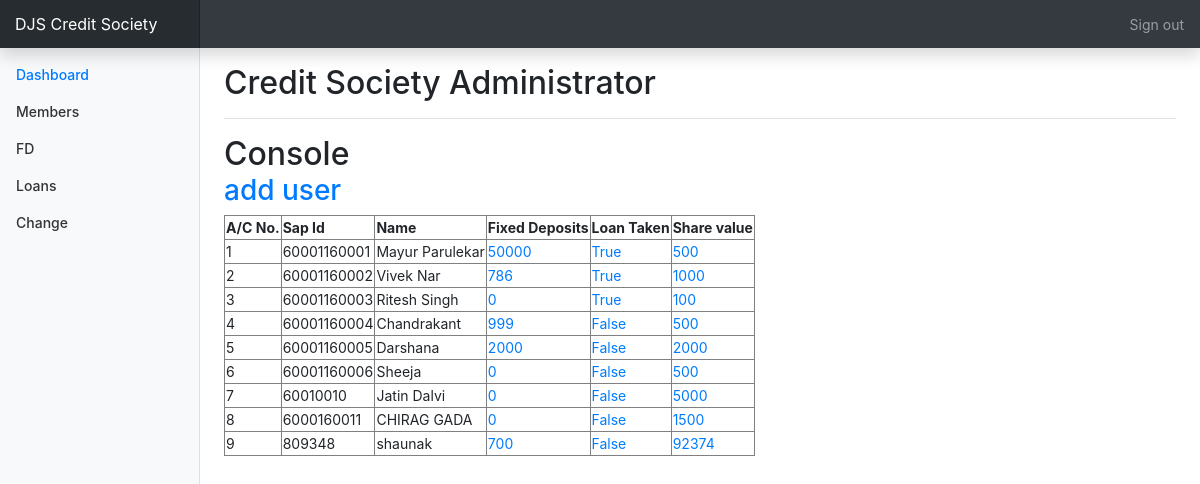
Screenshot of /csadmin/ (signed in) with the database file from the repository.
### status/models.py (models this page shows, shortened)
class Account(models.Model):
    accountnumber=models.IntegerField(null=False,unique=True)
    username=models.ForeignKey(User,on_delete=models.SET_NULL,null=True,unique=True)
    name=models.CharField(max_length=50,null=False)
    sapid=models.IntegerField(null=False,unique=True)
    dateofjoining=models.DateField(null=False)
    sharevalue=models.IntegerField(default=0,null=False)
    shareamount=models.IntegerField(default=0,null=False)
    sharebalance=models.IntegerField(default=0)
    cdamount=models.IntegerField(default=0)
    cdbalance=models.IntegerField(default=0)
    totalamount=models.IntegerField(default=0)
    sharesstartingnumber=models.IntegerField(null=True)
    sharesendingnumber=models.IntegerField(null=True)
    isloantaken=models.BooleanField(default=False)
    longloanamount=models.FloatField(blank=True,null=True)
    longloanprinciple=models.FloatField(blank=True,null=True)
    longloanperiod=models.IntegerField(blank=True,null=True)
    longloaninterestamount=models.FloatField(blank=True,null=True)
    longloanbalance=models.FloatField(blank=True,null=True,default=0)
    longloanemi=models.FloatField(blank=True,null=True)
    emerloanamount=models.FloatField(blank=True,null=True)
    emerloanprinciple=models.FloatField(blank=True,null=True)
    emerloanperiod=models.IntegerField(blank=True,null=True)
    emerloaninterestamount=models.FloatField(blank=True,null=True)
    emerloanbalance=models.FloatField(blank=True,null=True)
    emerloanemi=models.IntegerField(blank=True,null=True)
    fdcapital=models.IntegerField(default=0,null=True)
    fdmaturitydate=models.DateField(null=True)

### csadmin/views.py (the view)
# urls.py: path('', views.commander,name="commander"),
@login_required
def commander(request):
    Members=Account.objects.all()
    context={
        'dashb':"active",
        'Members':Members,
    }
    return render (request,'console.html',context=context)

### csadmin/templates/console.html (shortened to what this page needs)
{%extends 'base.html'%}
{%block content%}
<h2>Console <a href="{% url 'csadmin:user_create'%}"><h3> add user</h3></a></h2>
<div class="table-responsive">
  <table border="1">
    <thead>
      <tr>
        <th>A/C No.</th>
        <th>Sap Id</th>
        <th>Name</th>
        <th>Fixed Deposits</th>
        <th>Loan Taken</th>
        <th>Share value</th>
      </tr>
    </thead>
    <tbody>
      {%for i in Members%}
      <tr>
        <td>{{i.accountnumber}}</td>
        <td>{{i.sapid}}</td>
        <td>{{i.name}}</td>
        <td><a href="{% url 'csadmin:fd_update' pk=i.pk %}">{{i.fdcapital}}</a></td>
        <td><a href="{% url 'csadmin:loan_update' pk=i.pk %}">{{i.isloantaken}}</a></td>
        <td><a href="{% url 'csadmin:shares _update' pk=i.pk %}">{{i.sharevalue}}</a></td>
      </tr>
      {%endfor%}
    </tbody>
  </table>
</div>
</div>
{%endblock%}

### status/static/status/css/dashboard.css (style rules this page uses)
body { font-size: .875rem; }

### rows the page displays
Account: accountnumber "1", sapid "60001160001", name "Mayur Parulekar", fdcapital "50000", isloantaken "True", sharevalue "500"
Account: accountnumber "2", sapid "60001160002", name "Vivek Nar", fdcapital "786", isloantaken "True", sharevalue "1000"
Account: accountnumber "3", sapid "60001160003", name "Ritesh Singh", fdcapital "0", isloantaken "True", sharevalue "100"
Account: accountnumber "4", sapid "60001160004", name "Chandrakant", fdcapital "999", isloantaken "False", sharevalue "500"
Account: accountnumber "5", sapid "60001160005", name "Darshana", fdcapital "2000", isloantaken "False", sharevalue "2000"
Account: accountnumber "6", sapid "60001160006", name "Sheeja", fdcapital "0", isloantaken "False", sharevalue "500"
Account: accountnumber "7", sapid "60010010", name "Jatin Dalvi", fdcapital "0", isloantaken "False", sharevalue "5000"
Account: accountnumber "8", sapid "6000160011", name "CHIRAG GADA", fdcapital "0", isloantaken "False", sharevalue "1500"
Account: accountnumber "9", sapid "809348", name "shaunak", fdcapital "700", isloantaken "False", sharevalue "92374"
